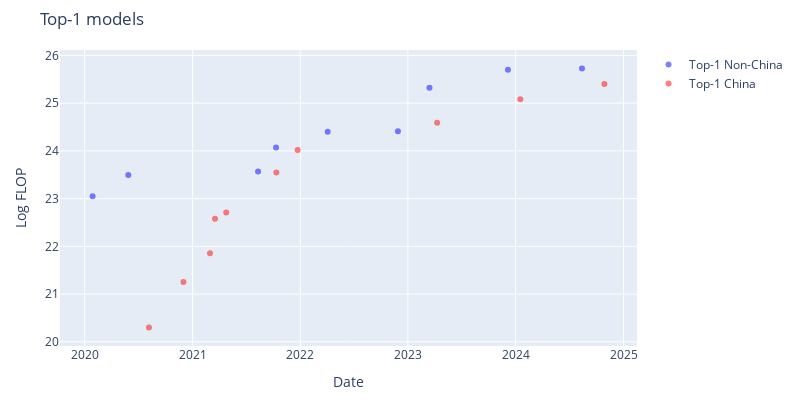

The notebook cell this image was saved under:
### Code cell
non_china_df = df_filtered[df_filtered['category'] == 'Non-China']
china_df = df_filtered[df_filtered['category'] == 'China']

fig = go.Figure()

fig.add_trace(go.Scatter(
    x=non_china_df['date'],
    y=non_china_df['log_flop'],
    mode='markers',
    marker=dict(color=colors['Non-China'], opacity=0.5),
    text=non_china_df['Model'],
    hoverinfo='text',
    name=f'Top-{top_n} Non-China'
))

fig.add_trace(go.Scatter(
    x=china_df['date'],
    y=china_df['log_flop'],
    mode='markers',
    marker=dict(color=colors['China'], opacity=0.5),
    text=china_df['Model'],
    hoverinfo='text',
    name=f'Top-{top_n} China'
))

fig.update_layout(
    width=800,
    height=400,
    xaxis_title='Date',
    yaxis_title='Log FLOP',
    title=f'Top-{top_n} models',
    margin=dict(t=50, l=60, r=60, b=50),
)

save_plot(fig, results_dir, f'top_{top_n}_models')

fig.show()

### Figure 1 — Plotly figure (JSON) as saved in the notebook; plotly's stock layout.template omitted (floating-point values rounded to 4 significant figures)
{"data": [{"hoverinfo": "text", "marker": {"color": "blue", "opacity": 0.5}, "mode": "markers", "name": "Top-1 Non-China", "text": ["Meena", "GPT-3 175B (davinci)", "Jurassic-1-Jumbo", "Megatron-Turing NLG 530B", "PaLM (540B)", "GPT-3.5", "GPT-4", "Gemini 1.0 Ultra", "Grok-2"], "type": "scatter", "x": ["2020-01-28T00:00:00", "2020-05-28T00:00:00", "2021-08-11T00:00:00", "2021-10-11T00:00:00", "2022-04-04T00:00:00", "2022-11-28T00:00:00", "2023-03-15T00:00:00", "2023-12-06T00:00:00", "2024-08-13T00:00:00"], "y": [23.05, 23.5, 23.57, 24.07, 24.4, 24.41, 25.32, 25.7, 25.72]}, {"hoverinfo": "text", "marker": {"color": "red", "opacity": 0.5}, "mode": "markers", "name": "Top-1 China", "text": ["ERNIE-GEN (large)", "CPM-Large", "Wu Dao - Wen Lan", "GLM-10B", "PanGu-α", "Yuan 1.0", "ERNIE 3.0 Titan", "SenseChat", "GLM-4 (0116)", "Doubao-pro"], "type": "scatter", "x": ["2020-08-06T00:00:00", "2020-12-01T00:00:00", "2021-03-01T00:00:00", "2021-03-18T00:00:00", "2021-04-25T00:00:00", "2021-10-12T00:00:00", "2021-12-23T00:00:00", "2023-04-10T00:00:00", "2024-01-17T00:00:00", "2024-10-28T00:00:00"], "y": [20.3, 21.26, 21.86, 22.58, 22.71, 23.55, 24.02, 24.59, 25.08, 25.4]}], "layout": {"height": 400, "margin": {"b": 50, "l": 60, "r": 60, "t": 50}, "title": {"text": "Top-1 models"}, "width": 800, "xaxis": {"title": {"text": "Date"}}, "yaxis": {"title": {"text": "Log FLOP"}}}}
